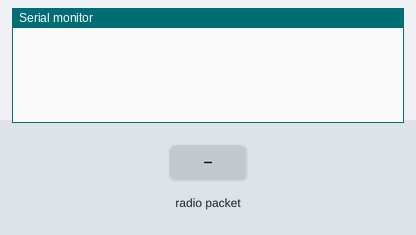
A sketch run on a simulated Arduino Uno, built with avr-gcc and run on an emulated ATmega328P. Shown: the last lines printed to the serial monitor. The test bench sets the inputs (shaded band). No radio packets arrive unless stated.

Above: at 1.2 s.
1.3 s: radio packet "1" arrives
At 2.4 s:
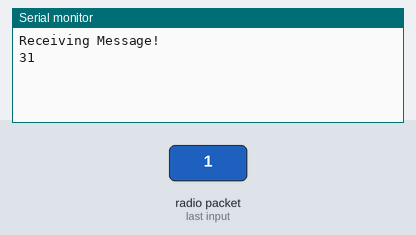
2.8 s: radio packet "0" arrives
At 3.5 s:
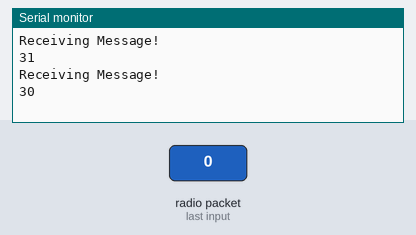
4.3 s: radio packet "2" arrives
At 4.7 s:
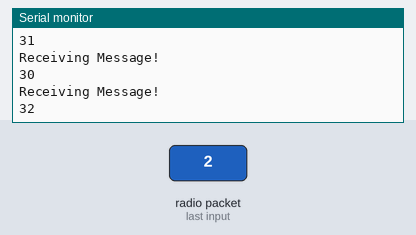

Measured:
- after the input at 1.3 s, the serial monitor: prints a new line at once (image 1)
- after the input at 2.8 s, the serial monitor: prints a new line at once (image 2)
- after the input at 4.3 s, the serial monitor: prints a new line at once (image 3)

The sketch:

Receiver.ino
```cpp
#include <VirtualWire.h>

void setup(){
  Serial.begin(9600);

  vw_set_ptt_inverted(true);
  vw_setup(4800);
  vw_set_rx_pin(2);

  vw_rx_start();
}

void loop(){
  uint8_t buf[VW_MAX_MESSAGE_LEN];
  uint8_t buflen = VW_MAX_MESSAGE_LEN;

  if(vw_get_message(buf, &buflen)){
    Serial.println("Receiving Message!");
    for (int i = 0; i < buflen; i++){
      Serial.print(buf[i], HEX);
      Serial.print(" ");
    }
    Serial.println("");
  }

}
```
